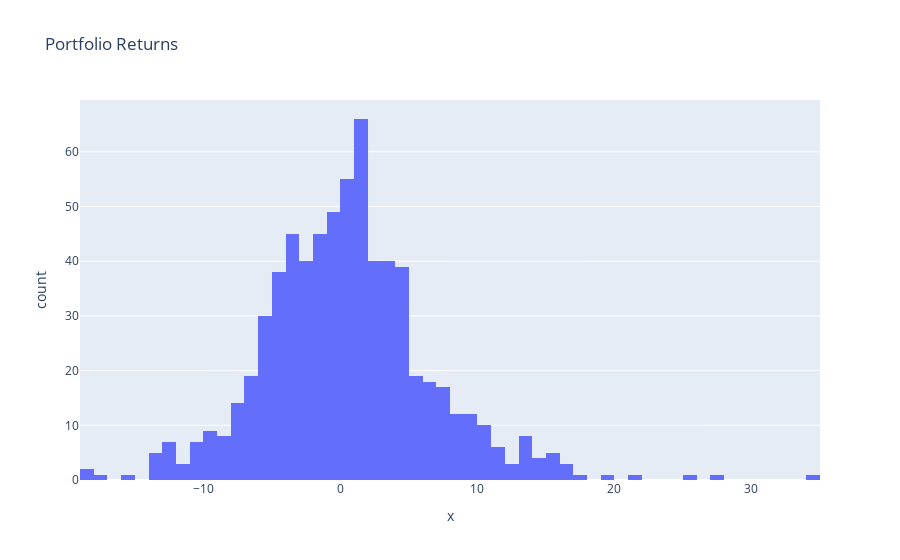

Notebook source saved alongside this figure:
### Code cell
# create hist of returns using plotly
fig = px.histogram(port_returns, x=port_returns.values, nbins=100, title="Portfolio Returns")
fig.show()

### Figure 1 — Plotly figure (JSON) as saved in the notebook; plotly's stock layout.template omitted (floating-point values rounded to 4 significant figures; data arrays with more than 128 entries replaced by an {"elided": "..."} marker saying what was removed)
{"data": [{"alignmentgroup": "True", "bingroup": "x", "hovertemplate": "x=%{x}<br>count=%{y}<extra></extra>", "legendgroup": "", "marker": {"color": "#636efa", "pattern": {"shape": ""}}, "name": "", "nbinsx": 100, "offsetgroup": "", "orientation": "v", "showlegend": false, "type": "histogram", "x": {"elided": "686 float values"}, "xaxis": "x", "yaxis": "y"}], "layout": {"barmode": "relative", "legend": {"tracegroupgap": 0}, "title": {"text": "Portfolio Returns"}, "xaxis": {"anchor": "y", "domain": [0, 1], "title": {"text": "x"}}, "yaxis": {"anchor": "x", "domain": [0, 1], "title": {"text": "count"}}}}
